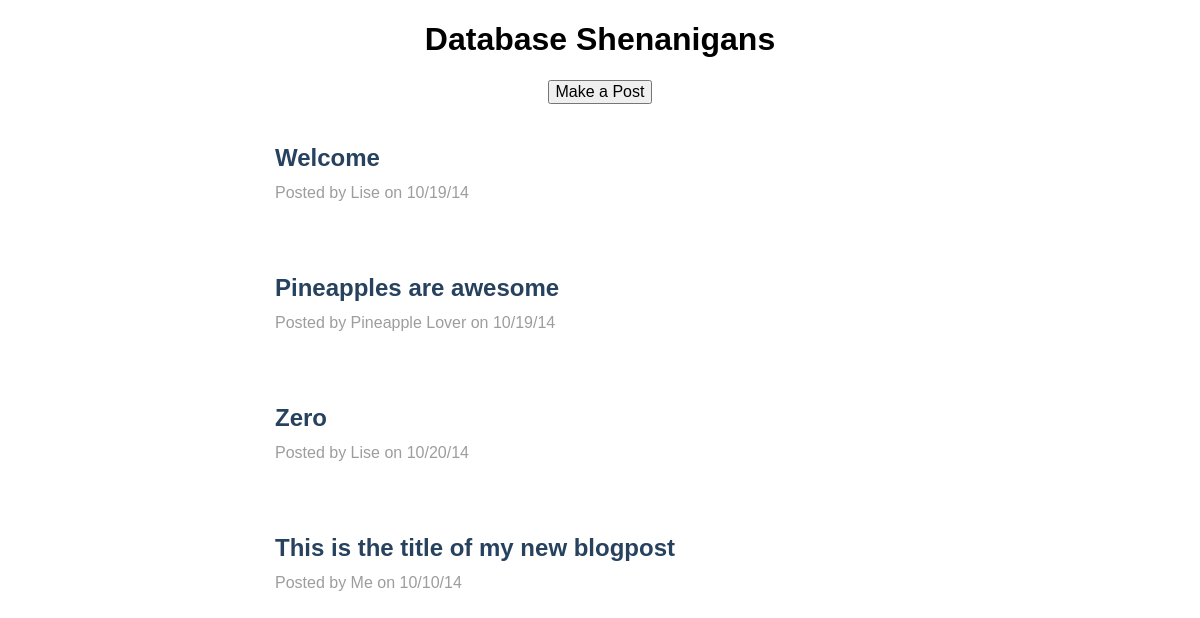
/index, run on the app's committed database.
### tables this page shows
CREATE TABLE posts(id INTEGER UNIQUE, title TEXT UNIQUE, content TEXT, date TEXT, author TEXT);

### app.py (the view)
@app.route("/",methods=["GET","POST"])
@app.route("/index", methods=["GET","POST"])
def index():
    if request.method == "GET":
        return render_template("index.html",posts=getPosts())
    else:
        pass

### app.py (called while the page is built)
def dict_factory(cursor, row):
    d = {}
    for idx, col in enumerate(cursor.description):
        d[col[0]] = row[idx]
    return d

def connect_to_database():
    return sqlite3.connect(DATABASE)

def get_db():
    db = getattr(g, '_database', None)
    if db is None:
        db = g._database = connect_to_database()
        db.row_factory = dict_factory
    return db

@app.teardown_appcontext
def close_connection(exception):
    db = getattr(g, '_database', None)
    if db is not None:
        db.close()

def getPosts():
    c = get_db().cursor()
    c.execute("SELECT * FROM posts")
    posts = c.fetchall()
    return posts

### templates/index.html (shortened to what this page needs)
<!DOCTYPE html>
<head>
    <link rel="stylesheet" href="../static/pure-min.css">
    <link rel="stylesheet" href="../static/basic.css">
</head>
<body>
  <h1><a href="/">Database Shenanigans</a></h1>
  <div class = "form">
   <center>
     <form action="/newpost">
       <button type="submit" name="makePost" value="submit">Make a Post</button> </center>
   </div>
  {% for post in posts %}
  <div class="wrap">
    <div class="primary">
      <p class="post-title"><a href="{{ url_for('post',title=post.title,id=post.id) }}">{{ post.title }}</a></p>
      <p class="post-info">Posted by {{ post.author }} on {{ post.date }}</p>
    </div>
  </div>
  {% endfor %}
</body>

### static/pure-min.css (style rules this page uses)
html,button,input,select,textarea { font-family:sans-serif }
body { margin:0 }
h1 { font-size:2em;margin:.67em 0 }
p,pre { margin:1em 0 }
form { margin:0 }
button,input,select,textarea { font-size:100%;margin:0;vertical-align:baseline;*vertical-align:middle }
button,input { line-height:normal }
button,select { text-transform:none }
button,html input[type=button],input[type=reset],input[type=submit] { -webkit-appearance:button;cursor:pointer;*overflow:visible }

### static/basic.css (style rules this page uses)
h1 { text-align:center; }
a { color: #27425E; text-decoration:none; }
h1 a { color: #000000; }
.post-title { font-weight: bold; font-size: 1.5em; margin-bottom: 0.5em; }
.post-info { margin-top: 0.5em; color:#9D9D9D; }
.wrap { max-width: 1200px; margin:0 auto; padding: 1em; }
.primary { max-width: 650px; margin:0 auto; }

### data on the page
posts: title "Welcome", author "Lise", date "10/19/14"
posts: title "Pineapples are awesome", author "Pineapple Lover", date "10/19/14"
posts: title "Zero", author "Lise", date "10/20/14"
posts: title "This is the title of my new blogpost", author "Me", date "10/10/14"
